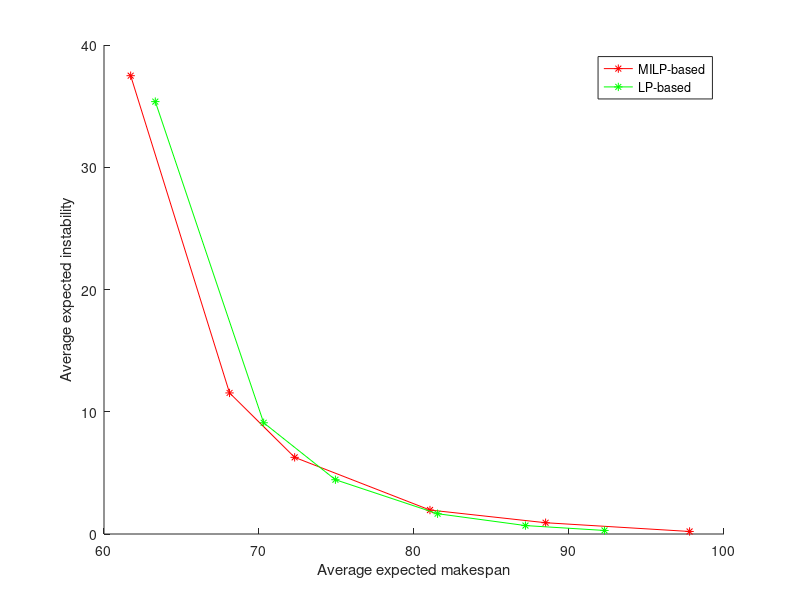

This figure's MATLAB source:
clear all;
close all;

figure
hold on;

% %% low: 0.05, 0.10, 0.20, 0.40, 0.60
% exn_mine=[71.36 69.29 66.54 63.13];
% stb_mine=[0.47 0.69 1.26 3.08];
% 
% % 0.60 = (62.10, 4.680)
% exn_mine2=[73.33 70.72 67.85 64.43];
% stb_mine2=[0.150 0.360 0.850 2.290];
% 
% exn_ccp=[80.4 78.0 76.3 74.1 72.4];
% stb_ccp=[0.11 0.19 0.31 0.62 1.07];
% 
% exn_stc=[80.1 77.6 75.9 73.7 71.9];
% stb_stc=[0.17 0.39 0.63 1.14 1.84];
% 
% plot(exn_mine, stb_mine, 'red-*')
% plot(exn_mine2, stb_mine2, 'green-*')
% plot(exn_ccp, stb_ccp,'blue-x')
% plot(exn_stc, stb_stc, 'black-+')

%% med: 0.05, 0.10, 0.20, 0.40, 0.60 0.90
% 0.90 = (61.72, 37.49)
exn_mine=[97.78 88.49 81.03 72.3 68.1 61.72];
stb_mine=[0.207 0.922 1.96 6.27 11.54 37.49];

% 0.90 = (63.31, 35.37)
exn_mine2=[92.29 87.19 81.52 74.93 70.3 63.31];
stb_mine2=[0.29 0.69 1.66 4.44 9.10 35.37];

exn_ccp=[102.8 102.2 98.7 95.5  91.5 88.1];
stb_ccp=[0.186 0.219 0.336 0.536 0.978 1.624];

exn_stc=[103 101.5 97.8 94.5 90.3 87.1];
stb_stc=[0.126 0.190 0.409 0.760 1.358 2.202];

plot(exn_mine, stb_mine, 'red-*')
plot(exn_mine2, stb_mine2, 'green-*')
% plot(exn_ccp, stb_ccp,'blue-x')
% plot(exn_stc, stb_stc, 'black-+')

%% high: 0.05, 0.10, 0.20, 0.40, 0.60
% % 0.60 = (75.96, 17.223)
% exn_mine=[106.2 94.32 88.5 82.41];
% stb_mine=[1.705 3.460 5.417 9.328];
% 
% %0.60 = (79.19, 13.557)
% exn_mine2=[111.73 104.12 95.772 86.09];
% stb_mine2=[0.443 1.038 2.478 6.53];
% 
% exn_ccp=[124.8 123.7 118.5 114.5 108.6 103.8];
% stb_ccp=[0.281 0.324 0.502 0.756 1.361 2.261];
% 
% exn_stc=[125.3 123.0 117.3 113.0 107.0 102.4];
% stb_stc=[0.145 0.219 0.515 0.873 1.676 2.689];
% 
% plot(exn_mine, stb_mine, 'red-*')
% plot(exn_mine2, stb_mine2, 'green-*')
% plot(exn_ccp, stb_ccp,'blue-x')
% plot(exn_stc, stb_stc, 'black-+')

% legend('MILP-based', 'LP-based', 'CCP', 'STC')
legend('MILP-based', 'LP-based')

xlabel('Average expected makespan')
ylabel('Average expected instability')
